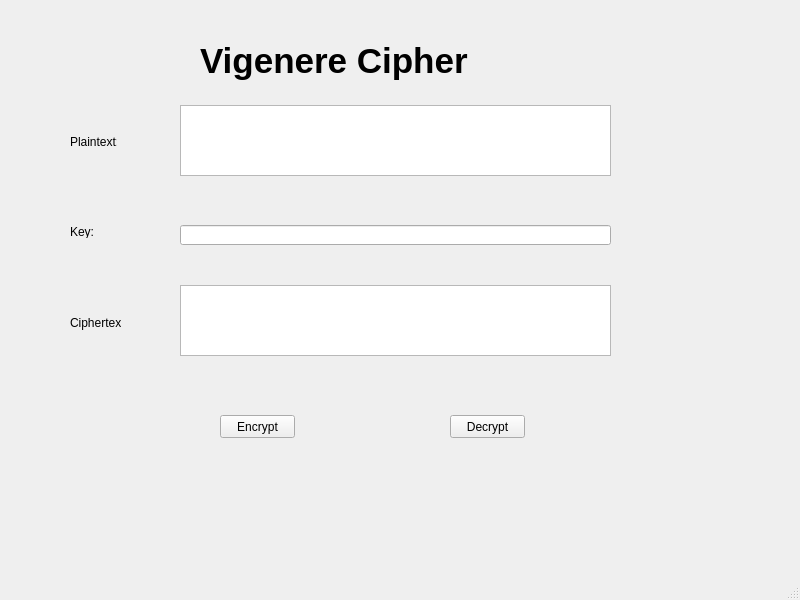
<?xml version="1.0" encoding="UTF-8"?>
<ui version="4.0">
 <class>MainWindow</class>
 <widget class="QMainWindow" name="MainWindow">
  <property name="geometry">
   <rect>
    <x>0</x>
    <y>0</y>
    <width>800</width>
    <height>600</height>
   </rect>
  </property>
  <property name="windowTitle">
   <string>MainWindow</string>
  </property>
  <widget class="QWidget" name="centralwidget">
   <widget class="QPushButton" name="btn_encrypt">
    <property name="geometry">
     <rect>
      <x>220</x>
      <y>415</y>
      <width>75</width>
      <height>23</height>
     </rect>
    </property>
    <property name="text">
     <string>Encrypt</string>
    </property>
   </widget>
   <widget class="QTextEdit" name="txt_ciphertext">
    <property name="geometry">
     <rect>
      <x>180</x>
      <y>285</y>
      <width>431</width>
      <height>71</height>
     </rect>
    </property>
   </widget>
   <widget class="QLabel" name="label_3">
    <property name="geometry">
     <rect>
      <x>70</x>
      <y>315</y>
      <width>51</width>
      <height>16</height>
     </rect>
    </property>
    <property name="text">
     <string>Ciphertext:</string>
    </property>
   </widget>
   <widget class="QLabel" name="label">
    <property name="geometry">
     <rect>
      <x>70</x>
      <y>135</y>
      <width>47</width>
      <height>13</height>
     </rect>
    </property>
    <property name="text">
     <string>Plaintext:</string>
    </property>
   </widget>
   <widget class="QLabel" name="label_2">
    <property name="geometry">
     <rect>
      <x>70</x>
      <y>225</y>
      <width>47</width>
      <height>13</height>
     </rect>
    </property>
    <property name="text">
     <string>Key:</string>
    </property>
   </widget>
   <widget class="QLabel" name="label_4">
    <property name="geometry">
     <rect>
      <x>200</x>
      <y>30</y>
      <width>441</width>
      <height>61</height>
     </rect>
    </property>
    <property name="font">
     <font>
      <pointsize>26</pointsize>
      <weight>75</weight>
      <bold>true</bold>
     </font>
    </property>
    <property name="text">
     <string>Vigenere Cipher</string>
    </property>
   </widget>
   <widget class="QTextEdit" name="txt_plaintext">
    <property name="geometry">
     <rect>
      <x>180</x>
      <y>105</y>
      <width>431</width>
      <height>71</height>
     </rect>
    </property>
   </widget>
   <widget class="QLineEdit" name="txt_key">
    <property name="geometry">
     <rect>
      <x>180</x>
      <y>225</y>
      <width>431</width>
      <height>20</height>
     </rect>
    </property>
   </widget>
   <widget class="QPushButton" name="btn_decrypt">
    <property name="geometry">
     <rect>
      <x>450</x>
      <y>415</y>
      <width>75</width>
      <height>23</height>
     </rect>
    </property>
    <property name="text">
     <string>Decrypt</string>
    </property>
   </widget>
  </widget>
  <widget class="QMenuBar" name="menubar">
   <property name="geometry">
    <rect>
     <x>0</x>
     <y>0</y>
     <width>800</width>
     <height>26</height>
    </rect>
   </property>
  </widget>
  <widget class="QStatusBar" name="statusbar"/>
 </widget>
 <resources/>
 <connections/>
</ui>
